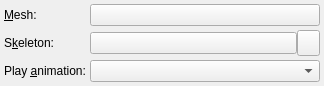
<?xml version="1.0" encoding="UTF-8"?>
<ui version="4.0">
 <class>PropMesh</class>
 <widget class="QWidget" name="PropMesh">
  <property name="geometry">
   <rect>
    <x>0</x>
    <y>0</y>
    <width>324</width>
    <height>86</height>
   </rect>
  </property>
  <property name="maximumSize">
   <size>
    <width>16777215</width>
    <height>86</height>
   </size>
  </property>
  <property name="windowTitle">
   <string>PropMesh</string>
  </property>
  <layout class="QGridLayout" name="gridLayout">
   <property name="margin">
    <number>4</number>
   </property>
   <property name="spacing">
    <number>4</number>
   </property>
   <item row="0" column="0">
    <widget class="QLabel" name="label">
     <property name="sizePolicy">
      <sizepolicy hsizetype="Fixed" vsizetype="Preferred">
       <horstretch>0</horstretch>
       <verstretch>0</verstretch>
      </sizepolicy>
     </property>
     <property name="text">
      <string>&amp;Mesh:</string>
     </property>
     <property name="buddy">
      <cstring>MeshFile</cstring>
     </property>
    </widget>
   </item>
   <item row="0" column="1">
    <layout class="QHBoxLayout" name="horizontalLayout">
     <property name="spacing">
      <number>0</number>
     </property>
     <item>
      <widget class="Armed::FileButton" name="MeshFile">
       <property name="text">
        <string/>
       </property>
      </widget>
     </item>
    </layout>
   </item>
   <item row="1" column="0">
    <widget class="QLabel" name="label_2">
     <property name="text">
      <string>S&amp;keleton:</string>
     </property>
     <property name="buddy">
      <cstring>SkeletonFile</cstring>
     </property>
    </widget>
   </item>
   <item row="1" column="1">
    <layout class="QHBoxLayout" name="horizontalLayout_2">
     <property name="spacing">
      <number>0</number>
     </property>
     <item>
      <widget class="Armed::FileButton" name="SkeletonFile">
       <property name="text">
        <string/>
       </property>
      </widget>
     </item>
     <item>
      <widget class="QPushButton" name="DelSkeleton">
       <property name="sizePolicy">
        <sizepolicy hsizetype="Fixed" vsizetype="MinimumExpanding">
         <horstretch>0</horstretch>
         <verstretch>0</verstretch>
        </sizepolicy>
       </property>
       <property name="maximumSize">
        <size>
         <width>23</width>
         <height>16777215</height>
        </size>
       </property>
       <property name="toolTip">
        <string>Remove skeleton</string>
       </property>
       <property name="text">
        <string/>
       </property>
      </widget>
     </item>
    </layout>
   </item>
   <item row="2" column="0">
    <widget class="QLabel" name="label_3">
     <property name="text">
      <string>Play &amp;animation:</string>
     </property>
     <property name="margin">
      <number>0</number>
     </property>
     <property name="buddy">
      <cstring>Animation</cstring>
     </property>
    </widget>
   </item>
   <item row="2" column="1">
    <widget class="QComboBox" name="Animation"/>
   </item>
  </layout>
 </widget>
 <layoutdefault spacing="6" margin="11"/>
 <customwidgets>
  <customwidget>
   <class>Armed::FileButton</class>
   <extends>QPushButton</extends>
   <header>FileButton.h</header>
  </customwidget>
 </customwidgets>
 <tabstops>
  <tabstop>MeshFile</tabstop>
  <tabstop>SkeletonFile</tabstop>
  <tabstop>DelSkeleton</tabstop>
  <tabstop>Animation</tabstop>
 </tabstops>
 <resources/>
 <connections/>
</ui>
